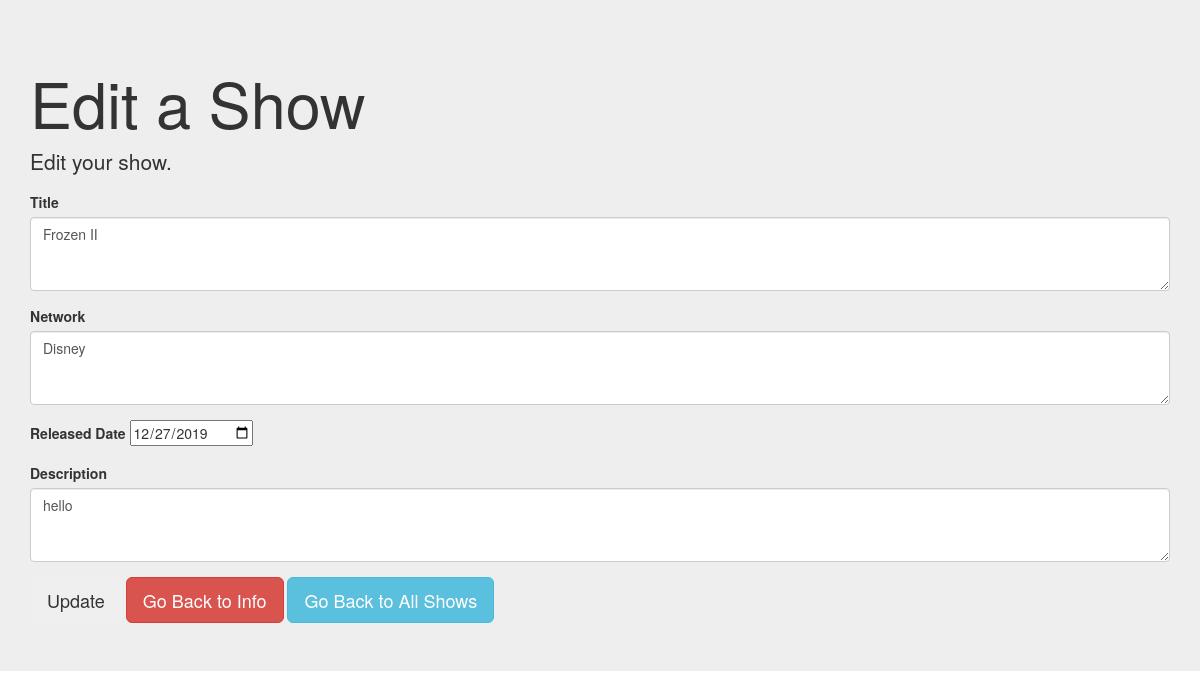
The page /show/7/edit on the database its author committed.
### app_1/models.py (models this page shows, shortened)
class Show(models.Model):
    title = models.CharField(max_length=100)
    network = models.CharField(max_length=100)
    released_date = models.CharField(max_length=100)
    description = models.CharField(max_length=100)
    created_at = models.DateTimeField(auto_now_add=True)
    updated_at = models.DateTimeField(auto_now=True)
    objects = ShowManager()

### app_1/views.py (the view)
# urls.py: path('show/<int:id>/edit', views.edit),
def edit(request, id):
    context ={
        "show":Show.objects.get(id=id)
    }
    return render(request, 'edit.html', context)

### app_1/templates/edit.html (shortened to what this page needs)
<!DOCTYPE html>
<html lang="en">
<head>
    <link rel="stylesheet" href="https://maxcdn.bootstrapcdn.com/bootstrap/3.4.1/css/bootstrap.min.css">
</head>
<body>
    <div class="jumbotron jumbotron-fluid">
        <div class="container">
            <h1 class="display-4">Edit a Show</h1>
            <p class="lead"> Edit your show.</p>
            <form action='/show/{{show.id}}/update' method='POST'>
                <div class="form-group">
                    <label for="exampleFormControlTextarea1">Title</label>
                    <textarea class="form-control form-control-lg" id="exampleFormControlTextarea1" rows="3" name='title'>{{show.title}}</textarea>
                </div>
                <div class="form-group">
                    <label for="exampleFormControlTextarea1">Network</label>
                    <textarea class="form-control form-control-lg" id="exampleFormControlTextarea1" rows="3" name='network'>{{show.network}}</textarea>
                </div>
                <div class="form-group">
                    <label for="released_date">Released Date</label>
                    <input type="date" name="released_date" id='released_date' value={{show.released_date}}>
                </div>
                <div class="form-group">
                    <label for="exampleFormControlTextarea1">Description</label>
                    <textarea class="form-control form-control-lg" id="exampleFormControlTextarea1" rows="3" name='description'>{{show.description}}</textarea>
                </div>
                <div>
                    <input class="btn btn-pink btn-lg" type="submit" value="Update">
                    <a class="btn btn-danger btn-lg" href="/show/{{show.id}}" role="button">Go Back to Info</a>
                    <a class="btn btn-info btn-lg" href="/shows" role="button">Go Back to All Shows</a>
                </div>
            </form>
        </div>
    </div>
</body>
</html>

### rows shown on the page
Show: title "Frozen II", network "Disney", released_date "12/27/2019", description "hello"
